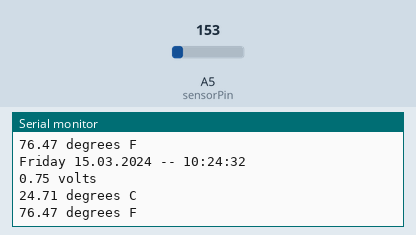
This sketch was run on a simulated Arduino Uno, built with avr-gcc and run on an emulated ATmega328P. Shown: the last lines printed to the serial monitor. Inputs (shaded band) come from the test bench; at power-on: A5 (sensorPin) = 153. The local clock reads 2024-03-15 10:24:30 at power-on unless the sketch sets it.

Above: at 2.2 s.
2.3 s: A5 (sensorPin) set to 165
At 3.6 s:
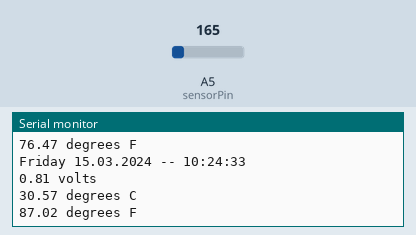
3.8 s: A5 (sensorPin) set to 175
At 5.0 s:
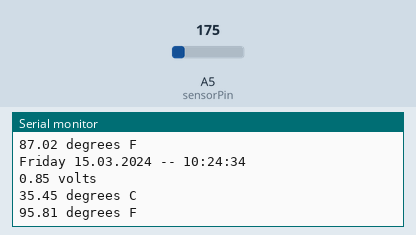
Timing chart, 0 to 6.8 s (numbered marks = the images above; inputs shaded):
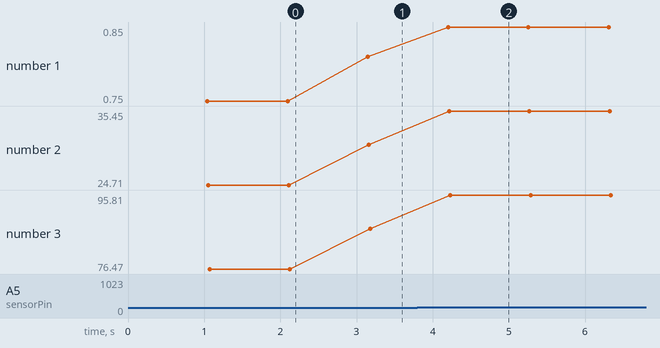

Measured:
- after the input at 2.3 s, the serial monitor: prints a new line after 0.85 s (image 1)
- after the input at 3.8 s, the serial monitor: prints a new line after 0.40 s (image 2)
- plotted number 1: 0.75 → 0.81 after the input at 2.3 s, 0.81 → 0.85 after the input at 3.8 s
- plotted number 2: 24.71 → 30.57 after the input at 2.3 s, 30.57 → 35.45 after the input at 3.8 s
- plotted number 3: 76.47 → 87.02 after the input at 2.3 s, 87.02 → 95.81 after the input at 3.8 s

The sketch:

SerialDisplay.ino
```cpp
#include <SoftwareSerial.h>
#include <DS1302.h>

// Init the DS1302
DS1302 rtc(2, 3, 4);

//TMP36 Pin Variables
int sensorPin = A5; //the analog pin the TMP36's Vout (sense) pin is connected to
//the resolution is 10 mV / degree centigrade with a
//500 mV offset to allow for negative temperatures
/*
* setup() - this function runs once when you turn your Arduino on
* We initialize the serial connection with the computer
*/
#define tx_PIN 6
SoftwareSerial LCD = SoftwareSerial(0, tx_PIN);

const int LCDdelay = 10; // conservative, 2 actually works

void clearLCD() {
  LCD.write(0xFE);   // command flag
  LCD.write(0x58);   // clear command.
  delay(LCDdelay);
}

void cursorOff() {
  LCD.write(0xFE);
  LCD.write(0x54);
  delay(LCDdelay);
}

void setup() {
  pinMode(tx_PIN, OUTPUT);
  LCD.begin(9600);
  // Set the clock to run-mode, and disable the write protection
  rtc.halt(false);
  rtc.writeProtect(false);

  // Setup Serial connection
  Serial.begin(9600);

  // The following lines can be commented out to use the values already stored in the DS1302
  // rtc.setDOW(MONDAY);        // Set Day-of-Week to FRIDAY
  // rtc.setTime(18, 30, 0);     // Set the time to 12:00:00 (24hr format)
  //rtc.setDate(10, 11, 2014);   // Set the date to August 6th, 2010
  delay(1000);        // the LCD display take some time to initialize
  clearLCD();
  cursorOff();
  LCD.print("Starting sensor");
}


void loop()
{
  //getting the voltage reading from the temperature sensor
  int reading = analogRead(sensorPin);
  // converting that reading to voltage, for 3.3v arduino use 3.3
  float voltage = reading * 5.0;
  voltage /= 1024.0;
  // print out the voltage
  Serial.print(voltage); Serial.println(" volts");
  // now print out the temperature
  float temperatureC = (voltage - 0.5) * 100 ; //converting from 10 mv per degree wit 500 mV offset
  //to degrees ((voltage - 500mV) times 100)
  Serial.print(temperatureC); Serial.println(" degrees C");
  // now convert to Fahrenheit
  float temperatureF = (temperatureC * 9.0 / 5.0) + 32.0;
  Serial.print(temperatureF); Serial.println(" degrees F");
  delay(1000); //waiting a second
  // Send Day-of-Week
  Serial.print(rtc.getDOWStr());
  Serial.print(" ");

  // Send date
  Serial.print(rtc.getDateStr());
  Serial.print(" -- ");

  // Send time
  Serial.println(rtc.getTimeStr());

  // Wait one second before repeating :)
  //delay (1000);


        char buf[128];
        //   case DHT_ERROR_NONE:
        sprintf(buf, "    Temp: %hi.%01hiC\nHumidity: %i.%01i%%",
                rtc.getTimeStr(), rtc.getDOWStr());
        LCD.print(buf);
        // LCD.print("HOI");
        /*  break;
        case DHT_ERROR_CHECKSUM:
          LCD.print("Check sum error");
          break;
        case DHT_BUS_HUNG:
          LCD.print("BUS Hung");
          break;
        case DHT_ERROR_NOT_PRESENT:
          LCD.print("Not Present");
          break;
        case DHT_ERROR_ACK_TOO_LONG:
          LCD.print("ACK time out");
          break;
        case DHT_ERROR_SYNC_TIMEOUT:
          LCD.print("Sync Timeout");
          break;
        case DHT_ERROR_DATA_TIMEOUT:
          LCD.print("Data Timeout");
          break;
        case DHT_ERROR_TOOQUICK:
          LCD.print("Polled to quick");
          break;
          */
    }
```
